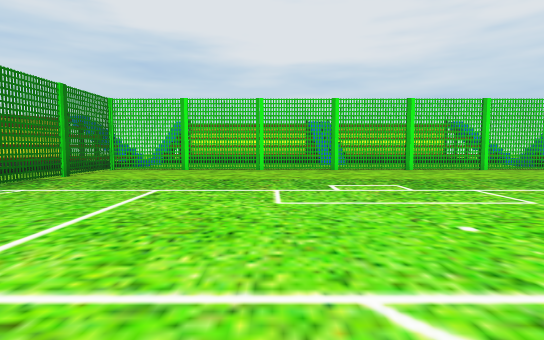
view 1 (above)

18 first-person views from a walk through a scene from a Unity 3-D project. The camera is 1.2 m above the floor, tilts 4° down and sees 80° across. The floor is counted in squares, 2 m on a side. Each view is taken from the middle of a square. On the plan, view 1 faces up. The plan holds only what a view shows up to about 10 squares ahead; the rest is blank. The place goes on beyond the plan. The player character is not drawn.

view 2
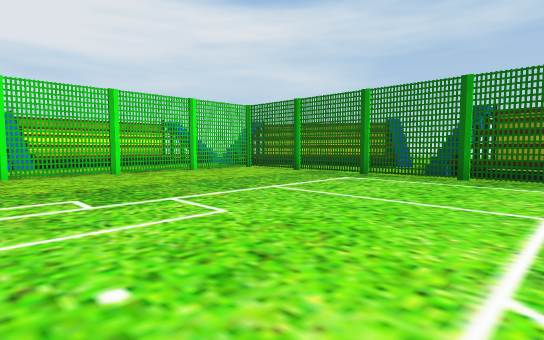

view 3
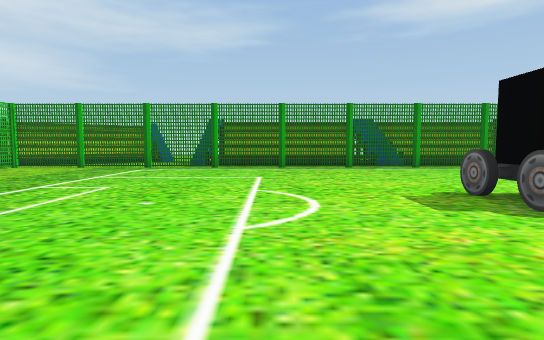

view 4
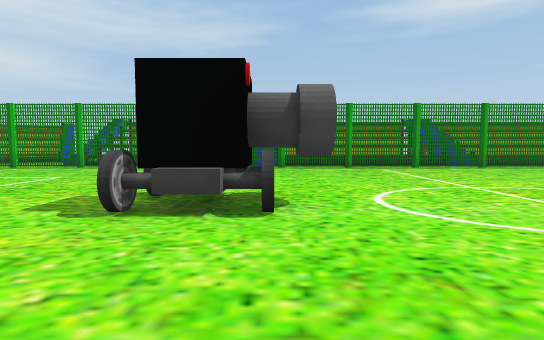

view 5
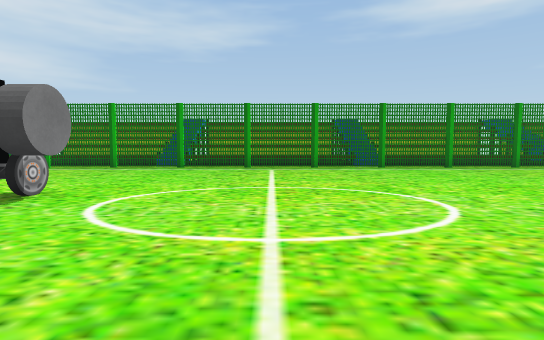

view 6
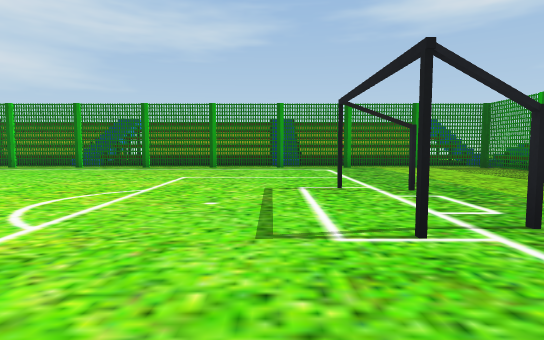

view 7
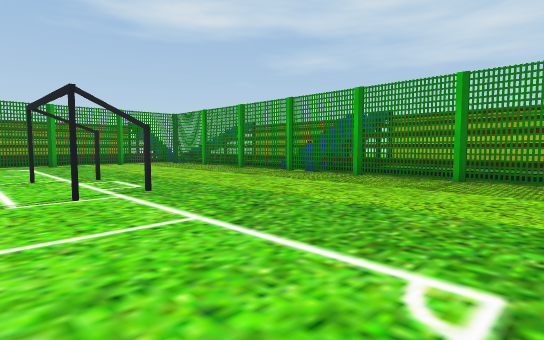

view 8
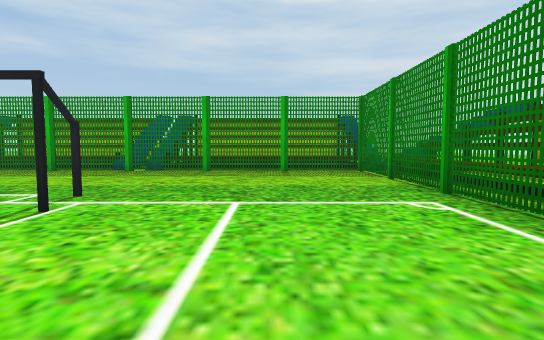

view 9
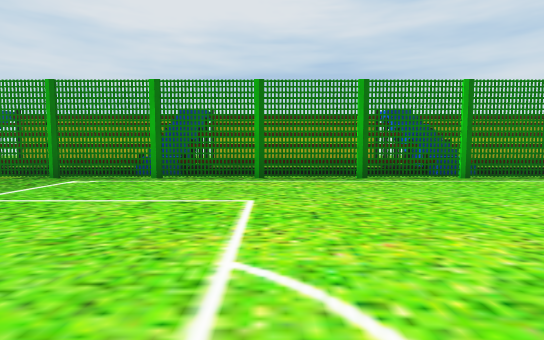

view 10
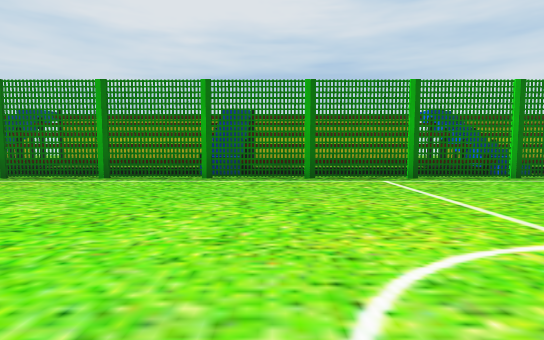

view 11
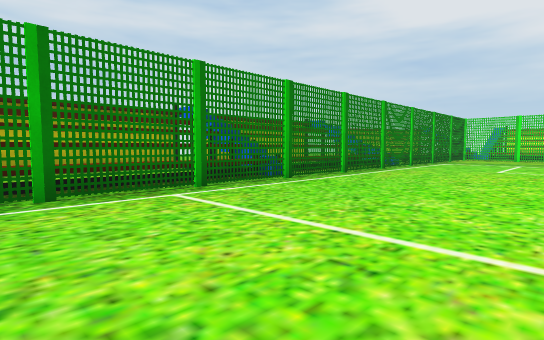

view 12
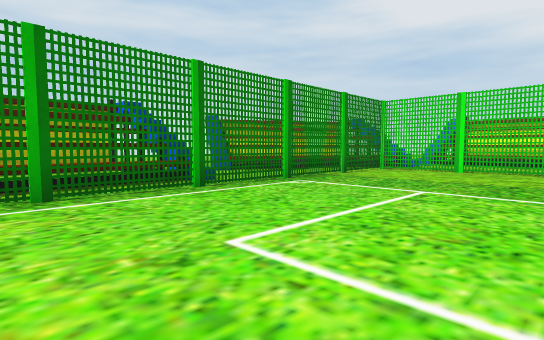

view 13
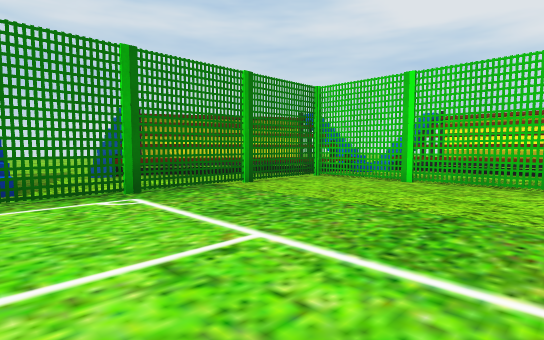

view 14
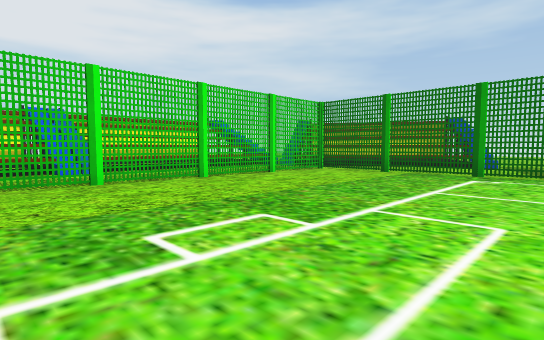

view 15
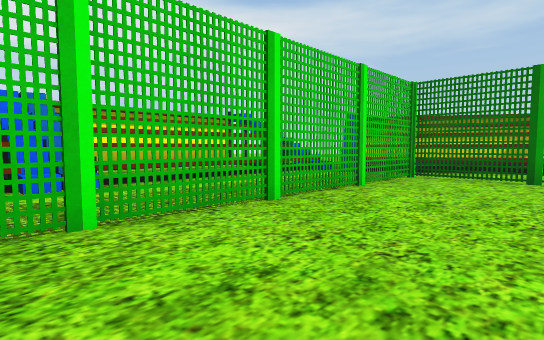

view 16
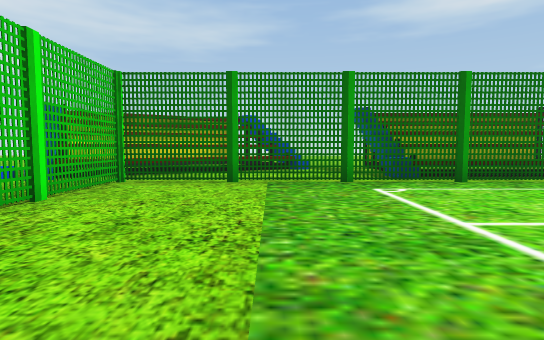

view 17
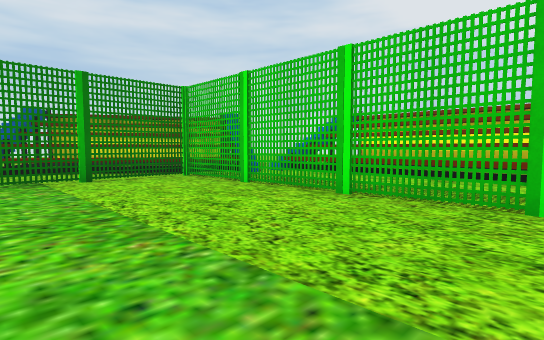

view 18
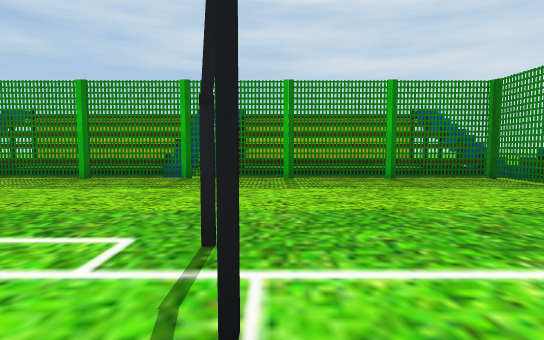

### Floor plan
Key: @ floor where view 1 was taken; # wall or solid block; x gap in a wall; . floor; = window, fence, low wall or low ledge.
Columns run from 7 left of view 1 to 10 right of it. Each row starts with its distance up from view 1.
 11  ##=============##
 10  ##.............##
  9  #=xx#x#x#xxxxx#=#
  8 ##=............#=#
  7 #=#............#.=
  6 #.x............x.=
  5 #.#............#.
  4 ##=............###
  3 ###............##
  2   #............#
  1   #............#
  0   #....@.......#
 -1   #............#
 -2   #.....##.....#
 -3   #.....##.....#
 -4   #............#
 -5   #............#
 -6   #............#
 -7  ##............#
 -8  ##............#
 -9  #=............#
-10  ##..... ......#
-11  ##..... ......#
-12   #............#
-13  ##............#
-14  ##............#
-15  #=............#
-16  ##....#..#....#
-17  ##............#
-18   #............#
-19  ##............#
-20  ##............#
-21  #=............#
-22  #####==##=====#
-23     ############

Positions as (right, up) in squares from view 1, and headings:
1: (0, 0), facing up
2: (1, 1), facing up-right
3: (-2, 1), facing right
4: (-2, -3), facing right
5: (-2, -6), facing right
6: (-2, -15), facing right
7: (-4, -15), facing down-right
8: (-2, -13), facing down
9: (2, -13), facing left
10: (2, -8), facing left
11: (0, -8), facing up-left
12: (0, 0), facing up-left
13: (0, 3), facing up-left
14: (0, 3), facing up-right
15: (1, 6), facing up-right
16: (2, 6), facing right
17: (2, 5), facing up-left
18: (0, -15), facing down
